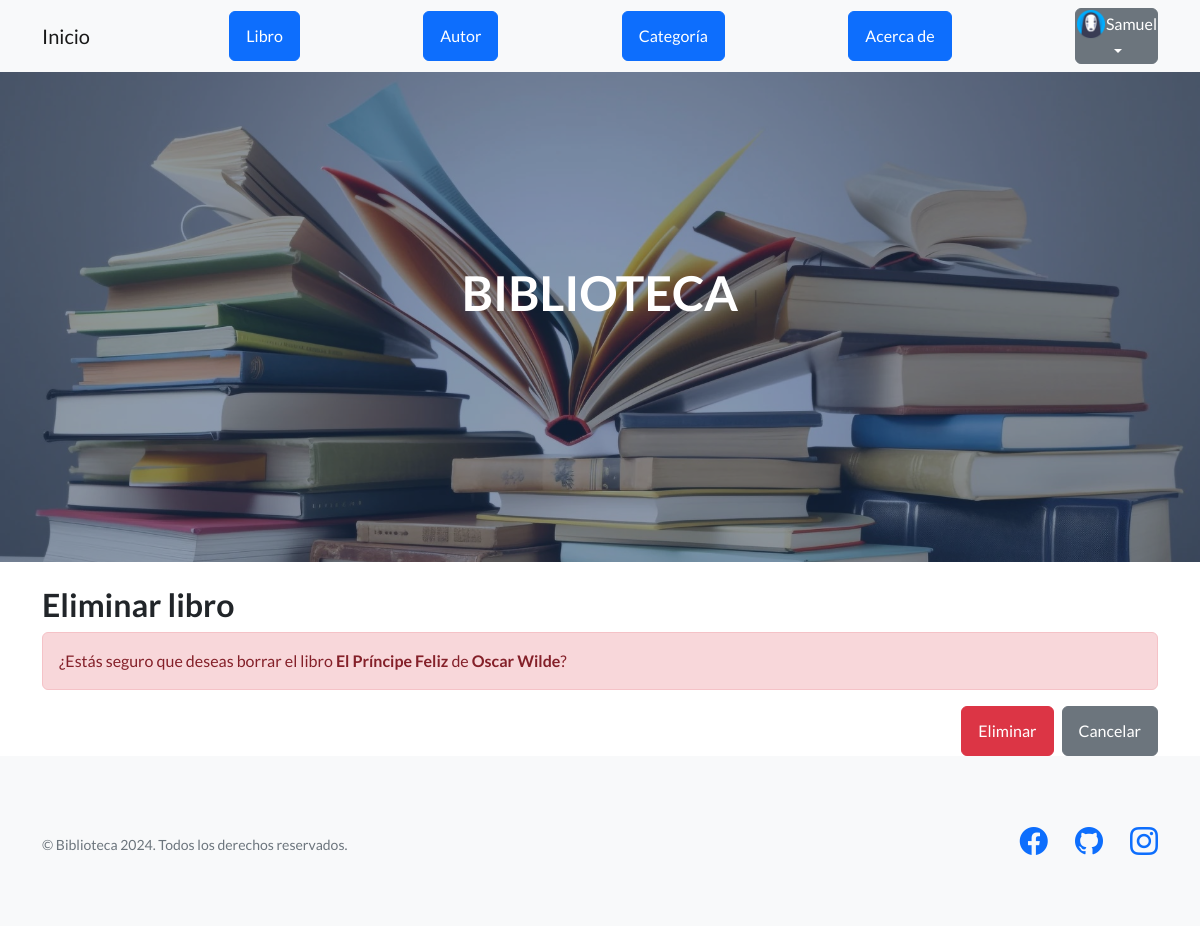
The page /libro/16/borrar (signed in) on the database its author committed.
### AppSamuel/models.py (models this page shows, shortened)
class Libro(models.Model):
    titulo = models.CharField(max_length=200, verbose_name="Título")
    autor = models.ForeignKey(Autor, on_delete=models.CASCADE, null=True, blank=True)
    categoria = models.ForeignKey(Categoria, on_delete=models.CASCADE, null=True, blank=True)
    año_de_publicacion = models.IntegerField()

class Autor(models.Model):
    nombre = models.CharField(max_length=100)
    apellido = models.CharField(max_length=100)

### AppSamuel/views.py (the view)
# urls.py: path('libro/<int:pk>/borrar',views.LibroDeleteView.as_view(), name='BorrarLibro')
class LibroDeleteView(LoginRequiredMixin, DeleteView):
    model = Libro
    template_name = "AppSamuel/libro_borrar.html"
    success_url = reverse_lazy("ListaLibros")

### AppSamuel/templates/AppSamuel/libro_borrar.html (shortened to what this page needs)
{% extends 'AppSamuel/base.html' %}
{% load static %}
{% block main %}
<div class="container mt-4">
    <h2>Eliminar libro</h2>
    <form action="" method="POST">
        <div class="alert alert-danger" role="alert">
            ¿Estás seguro que deseas borrar el libro <strong>{{ libro.titulo }}</strong> de <strong>{{ libro.autor.nombre }} {{ libro.autor.apellido }}</strong>?
        </div>
        <div class="d-flex justify-content-end mt-3" id="action-buttons">
            <button type="submit" class="btn btn-danger me-2">Eliminar</button>
            <a href="{% url 'ListaLibros' %}" class="btn btn-secondary">Cancelar</a>
        </div>
    </form>
</div>
{% endblock main %}

### AppSamuel/templates/AppSamuel/base.html (shortened to what this page needs)
<!DOCTYPE html>
<html lang="es">
    {% load static %}
    <head>
        <link href="https://cdn.jsdelivr.net/npm/bootstrap-icons@1.5.0/font/bootstrap-icons.css" rel="stylesheet" type="text/css" />
        <link href="{% static 'AppSamuel/css/styles.css' %}" rel="stylesheet" />
    </head>
    <body>
        <nav class="navbar navbar-light bg-light static-top">
            <div class="container">
                <a class="navbar-brand" href="{% url 'Inicio' %}">Inicio</a>
                <a class="btn btn-primary" href="{% url 'ListaLibros' %}">Libro</a>
                <a class="btn btn-primary" href="{% url 'ListaAutores' %}">Autor</a>
                <a class="btn btn-primary" href="{% url 'ListaCategorias' %}">Categoría</a>
                <a class="btn btn-primary" href="{% url 'About' %}">Acerca de</a>
                        {% if request.user.is_authenticated %}
                        <div class="dropdown">
                            <button class="btn btn-secondary dropdown-toggle" type="button" id="dropdownMenuButton1" data-bs-toggle="dropdown" aria-expanded="false" style="padding: 0; height: auto;">
                                <span style="display: flex; align-items: center;">
                                    {% if request.user.avatar.imagen %}
                                        <img src="{{ user.avatar.imagen.url }}" alt="Avatar del usuario" height="30" width="30" style="margin-right: 5px;">
                                    {% else %}
                                        <img src="{% static 'AppSamuel/avatares/avatar-default.png' %}" alt="Avatar por defecto" height="30" width="30">
                                    {% endif %}
                                    {{ request.user.username }}
                                </span>
                            </button>
                        </div>
                    {% endif %}
                </div>
        </nav>
        <header class="masthead">
            <div class="container position-relative">
                <div class="row justify-content-center">
                    <div class="col-xl-6">
                        <div class="text-center text-white">
                            <h1 class="mb-5">BIBLIOTECA</h1>
                        </div>
                    </div>
                </div>
            </div>
        </header>
            {% block main %}
            {% endblock main %}
        <footer class="footer bg-light">
            <div class="container">
                <div class="row">
                    <div class="col-lg-6 h-100 text-center text-lg-start my-auto">
                        <p class="text-muted small mb-4 mb-lg-0">&copy; Biblioteca 2024. Todos los derechos reservados.</p>
                    </div>
                    <div class="col-lg-6 h-100 text-center text-lg-end my-auto">
                        <ul class="list-inline mb-0">
                            <li class="list-inline-item me-4">
                                <a href="https://www.facebook.com/maydanasamuel/" aria-label="Facebook"><i class="bi-facebook fs-3"></i></a>
                            </li>
                            <li class="list-inline-item me-4">
                                <a href="https://github.com/Samuelmaydana1" aria-label="GitHub"><i class="bi-github fs-3"></i></a>
                            </li>
                            <li class="list-inline-item">
                                <a href="https://www.instagram.com/samuelmaydana/" aria-label="Instagram"><i class="bi-instagram fs-3"></i></a>
                            </li>
                        </ul>
                    </div>
                </div>
            </div>
        </footer>
    </body>
</html>

### rows shown on the page
Libro: titulo "El Príncipe Feliz", autor.nombre "Oscar", autor.apellido "Wilde"

### other values the page prints
{{ request.user.username }} "Samuel"
